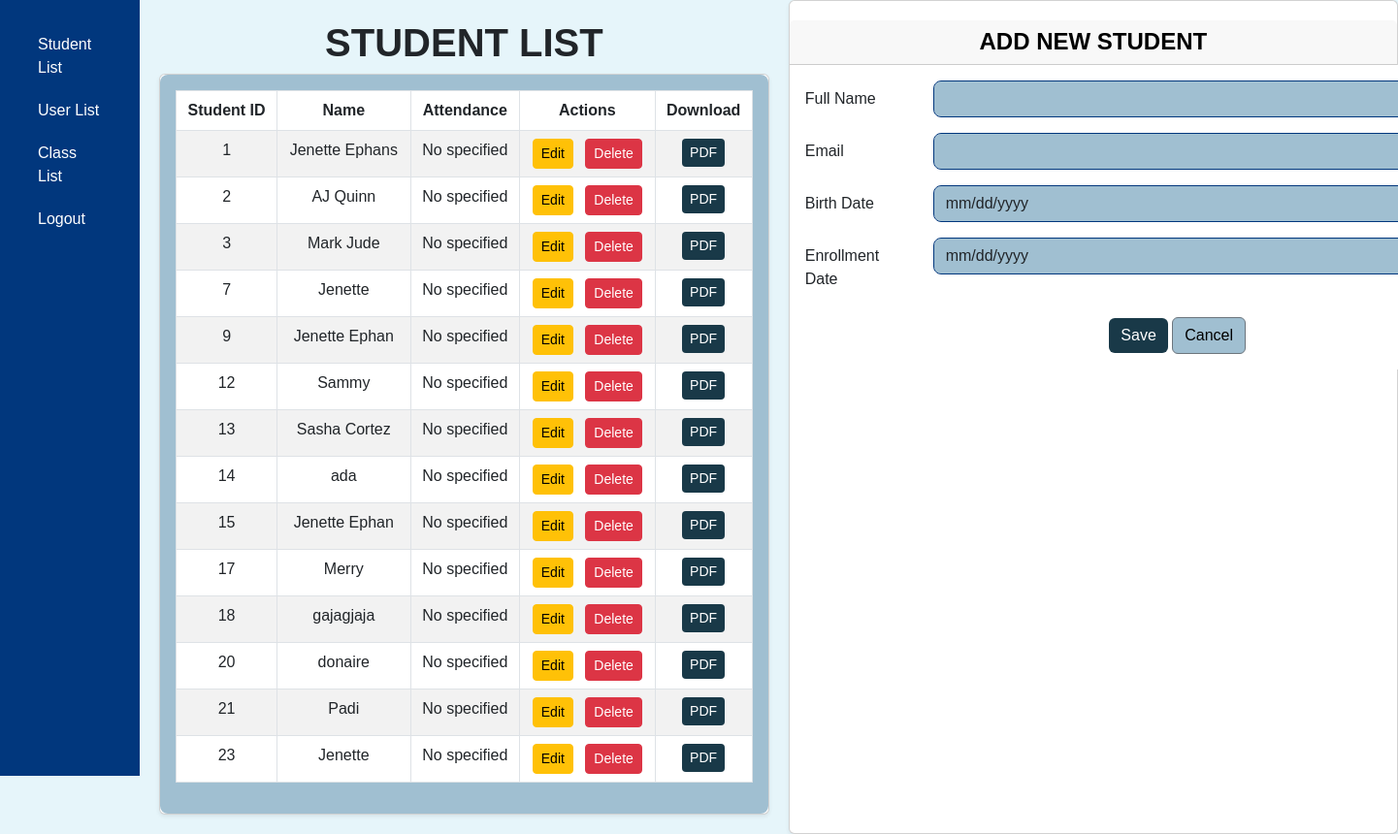
Screenshot of /students/ (signed in) with the database file from the repository.
### samsapp/models.py (models this page shows, shortened)
class Student(models.Model):
    student_id = models.AutoField(primary_key=True)  # Automatically increments
    student_fullname = models.CharField(max_length=50)
    student_email = models.EmailField(max_length=50, unique=True)  # Enforce unique emails
    birth_date = models.DateField()
    enrollment_date = models.DateField()

### samsapp/views.py (the view)
# urls.py: path('students/', views.student_list, name='student_list'),
@login_required(login_url='login')
def student_list(request):
    students = Student.objects.all()
    if request.method == "POST":
        form = StudentForm(request.POST)
        if form.is_valid():
            form.save()
            return redirect('student_list')  # After saving, redirect to the same page to refresh the student list
    else:
        form = StudentForm()
    return render(request, 'samsapp/student_list.html', {'students': students, 'form': form})

### samsapp/forms.py
class StudentForm(forms.ModelForm):
    class Meta:
        model = Student
        fields = ['student_fullname', 'student_email', 'birth_date', 'enrollment_date']
        widgets = {
            'student_fullname': forms.TextInput(attrs={'class': 'form-control'}),
            'student_email': forms.EmailInput(attrs={'class': 'form-control'}),
            'birth_date': forms.DateInput(attrs={'class': 'form-control', 'type': 'date'}),
            'enrollment_date': forms.DateInput(attrs={'class': 'form-control', 'type': 'date'}),
        }

### samsapp/templates/samsapp/student_list.html (shortened to what this page needs)
<!DOCTYPE html>
<html lang="en">
<head>
    <link href="https://cdn.jsdelivr.net/npm/bootstrap@5.3.0-alpha1/dist/css/bootstrap.min.css" rel="stylesheet">
</head>
<body>
<div class="d-flex">
    <div class="sidebar p-4">
        <a href="{% url 'student_list' %}">Student List</a>
        {% if user.is_staff %}
        <a href="{% url 'user_list' %}" class="active">User List</a>
    {% endif %}
        <a href="{% url 'class_list' %}">Class List</a>
        <a href="{% url 'logout' %}">Logout</a>
    </div>
    <div class="main-content">
        <div class="list-section">
            <h1>STUDENT LIST</h1>
            <div class="card shadow-sm">
                <div class="card-body">
                    <table class="table table-bordered table-striped">
                        <thead>
                            <tr class="bg-primary text-white">
                                <th>Student ID</th>
                                <th>Name</th>
                                <th>Attendance</th>
                                <th>Actions</th>
                                <th>Download</th>
                            </tr>
                        </thead>
                        <tbody>
                            {% for student in students %}
                                <tr>
                                    <td>{{ student.student_id }}</td>
                                    <td>{{ student.student_fullname }}</td>
                                    <td>No specified</td>
                                    <td class="text-center">
                                        <a href="{% url 'student_update' student.pk %}" class="btn btn-warning btn-sm me-2" onclick="return confirm('Do you want to edit this student?');">Edit</a>
                                        <form action="{% url 'student_delete' student.pk %}" method="post" style="display: inline;">
                                            <button type="submit" class="btn btn-danger btn-sm" onclick="return confirm('Are you sure you want to delete this student?');">Delete</button>
                                        </form>
                                    </td>
                                    <td class="text-center">
                                        <a href="{% url 'student_report' student.pk %}" class="btn btn-success btn-sm">PDF</a>
                                    </td>
                                </tr>
                            {% endfor %}
                        </tbody>
                    </table>
                </div>
            </div>
        </div>
        <div class="card shadow-sm">
            <div class="card-header text-center">
                <h2>{{ is_update|yesno:"UPDATE STUDENT,ADD NEW STUDENT" }}</h2>
            </div>
            <div class="card-body-form">
                <form method="POST" class="p-3">
                    <div class="mb-3 row">
                        <label for="id_student_fullname" class="col-sm-2 col-form-label">Full Name</label>
                        <div class="col-sm-10">
                            {{ form.student_fullname }}
                        </div>
                    </div>
                    <div class="mb-3 row">
                        <label for="id_student_email" class="col-sm-2 col-form-label">Email</label>
                        <div class="col-sm-10">
                            {{ form.student_email }}
                        </div>
                    </div>
                    <div class="mb-3 row">
                        <label for="id_birth_date" class="col-sm-2 col-form-label">Birth Date</label>
                        <div class="col-sm-10">
                            {{ form.birth_date }}
                        </div>
                    </div>
                    <div class="mb-3 row">
                        <label for="id_enrollment_date" class="col-sm-2 col-form-label">Enrollment Date</label>
                        <div class="col-sm-10">
                            {{ form.enrollment_date }}
                        </div>
                    </div>
                    <div class="text-center">
                        <button type="submit" class="btn btn-success">{% if is_update %}Update{% else %}Save{% endif %}</button>
                        <a href="{% url 'student_list' %}" class="btn btn-secondary" onclick="return confirm('Do you want to cancel and go back to the student list?');">Cancel</a>
                    </div>
                </form>
            </div>
        </div>
    </div>
</div>
</body>
</html>

### samsapp/templates/samsapp/student_list.html (style rules this page uses)
body { background-color: #E6F5FA; font-family: 'Arial', sans-serif; }
.card-header { color: white; }
.card-body { background-color: #A0BFD1; border-radius: 8px; }
.card-body-form { background-color: white; border-radius: 8px; width:800px; max-width: 800px; min-height: 300px; margin: 0 auto; transition: width 0.3s, height 0.3s; }
.btn-success { background-color: #193948; border: none; }
.btn-secondary { background-color: #A0BFD1; color: black; }
.form-control { background-color: #A0BFD1; border: 1px solid #01377D; border-radius: 8px; }
.card-header h2 { margin: 0; font-size: 24px; }
.text-center { margin-top: 20px; }
table { width: 100%; }
th, td { text-align: center; padding: 8px; }
.sidebar { background-color: #01377D; height: 100vh; padding-top: 20px; width: 10%; }
.sidebar a { color: white; padding: 10px 15px; text-decoration: none; display: block; }
.main-content { display: flex; width: 90%; }
.list-section { width: 65%; padding: 20px; }
.card-header { color:BLACK; }
.card-header h2 { margin: 0; font-size: 24px; font-weight: bold; }
h1 { font-weight: bold; text-align: center; }

### rows the page displays
Student: student_id "1", student_fullname "Jenette Ephans"
Student: student_id "2", student_fullname "AJ Quinn"
Student: student_id "3", student_fullname "Mark Jude"
Student: student_id "7", student_fullname "Jenette"
Student: student_id "9", student_fullname "Jenette Ephan"
Student: student_id "12", student_fullname "Sammy"
Student: student_id "13", student_fullname "Sasha Cortez"
Student: student_id "14", student_fullname "ada"
Student: student_id "15", student_fullname "Jenette Ephan"
Student: student_id "17", student_fullname "Merry"
Student: student_id "18", student_fullname "gajagjaja"
Student: student_id "20", student_fullname "donaire"
Student: student_id "21", student_fullname "Padi"
Student: student_id "23", student_fullname "Jenette"

### other values shown
{{ is_update|yesno:"UPDATE STUDENT,ADD NEW STUDENT" }} "ADD NEW STUDENT"
